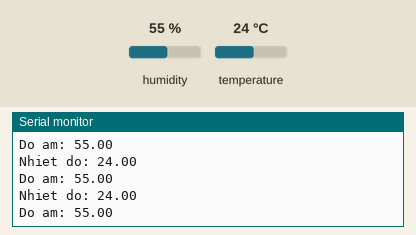
The sketch below on a simulated Arduino Uno, built with avr-gcc and run on an emulated ATmega328P. Shown: the last lines printed to the serial monitor. The inputs (shaded band) are chosen by the test bench; at power-on: humidity 55 %, temperature 24 °C.

Above: at 2.8 s.
2.9 s: humidity set to 22 %
At 5.5 s:
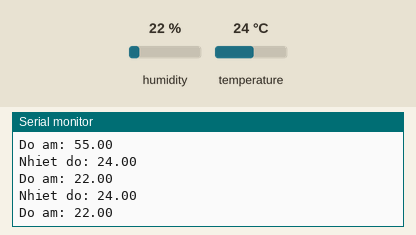
5.6 s: temperature set to 12 °C
At 6.9 s:
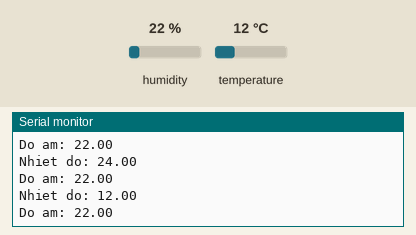
8.3 s: humidity set to 40 %
At 11.7 s:
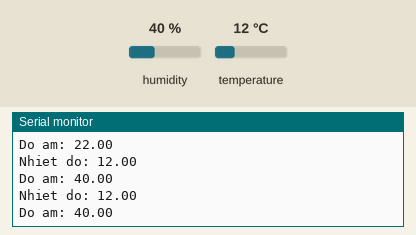
Timing chart, 0 to 13.2 s (numbered marks = the images above; inputs shaded):
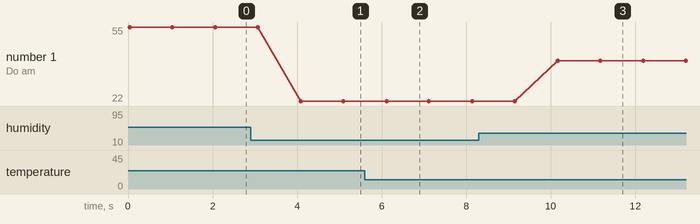

Measured:
- after the input at 2.9 s, the serial monitor: prints a new line after 1.2 s (image 1)
- after the input at 5.6 s, the serial monitor: prints a new line after 0.50 s (image 2)
- after the input at 8.3 s, the serial monitor: prints a new line after 1.9 s (image 3)
- plotted number 1: 55 → 22 after the input at 2.9 s, 22 → 40 after the input at 8.3 s

The sketch:

DHT11.ino
```cpp
#include "DHT.h"
#include <OneWire.h>

const int DHTPIN = 4;       //Đọc dữ liệu từ DHT11 ở chân 2 trên mạch Arduino
const int DHTTYPE = DHT11;  //Khai báo loại cảm biến, có 2 loại là DHT11 và DHT22

const int alarm = 12;
float sinVal;
int toneVal;

OneWire ds(DHTPIN);
DHT dht(DHTPIN, DHTTYPE);

void setup() {
  Serial.begin(9600);
  dht.begin();
}

void loop() {
  float h = dht.readHumidity();    //Đọc độ ẩm
  float t = dht.readTemperature(); //Đọc nhiệt độ
  Serial.print("Nhiet do: ");
  Serial.println(t);               //Xuất nhiệt độ
  Serial.print("Do am: ");
  Serial.println(h);               //Xuất độ ẩm

  Serial.println();                //Xuống hàng
  delay(1000);                     //Đợi 1 giây
  if (t > 30 && h > 80){
    for (int x = 0; x < 180 ; x++){
      sinVal = sin(x * (3.1412 / 180));
      toneVal = 2000 + (int(sinVal * 1000));
      tone(alarm, toneVal);
      delay(2);
    }
  }
  else noTone(alarm);

}
```
